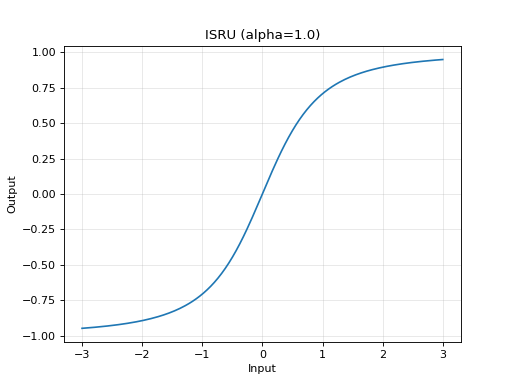

Generate this figure with Python:
import matplotlib.pyplot as plt
import torch

from activations_plus.simple import isru

x = torch.linspace(-3, 3, 200)
y = isru(x, alpha=1.0)
fig, ax = plt.subplots()
ax.plot(x.numpy(), y.numpy())
ax.set_title("ISRU (alpha=1.0)")
ax.set_xlabel("Input")
ax.set_ylabel("Output")
ax.grid(alpha=0.3)
fig.show()  # This will be mocked in tests
